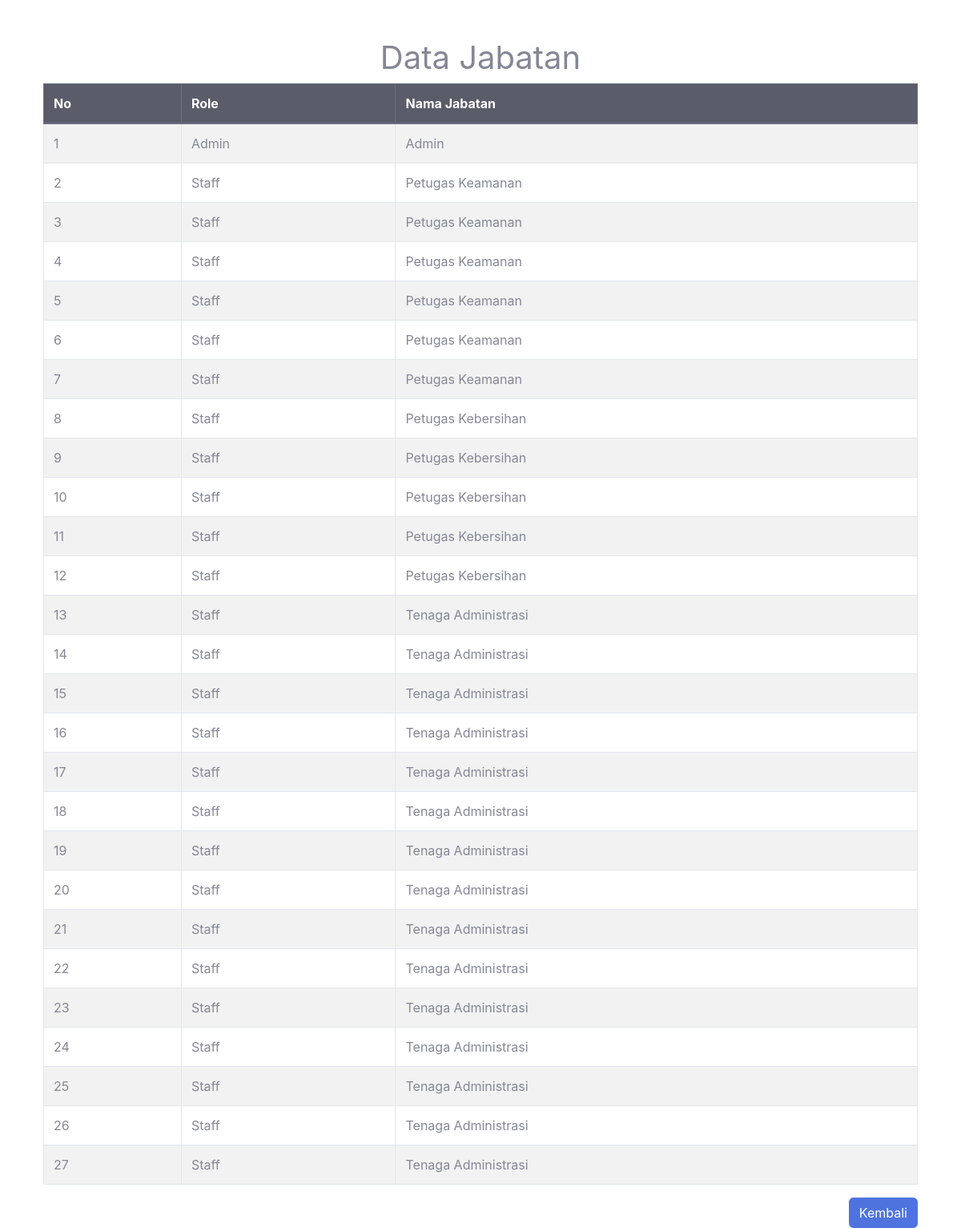
The page /job_title_view/ on the database its author committed.
### users/models.py (models this page shows)
class User(AbstractUser):
    ROLE_CHOICES = [
        ('admin', 'Admin'),
        ('staff', 'Staff'),
    ]
    role = models.CharField(max_length=10, choices=ROLE_CHOICES)
    job_title = models.CharField(
        max_length=30,
        choices=[
            ('Tenaga Administrasi', 'Tenaga Administrasi'),
            ('Petugas Kebersihan', 'Petugas Kebersihan'),
            ('Petugas Keamanan', 'Petugas Keamanan'),
            ('Admin', 'Admin'),
        ],
        blank=True,
        null=True,
    )
    profile_picture = models.ImageField(upload_to='profile_pictures/', blank=True, null=True)

### users/views.py (the view)
# urls.py: path('job_title_view/', views.job_title_view, name='job_title_view'),
def job_title_view(request):
    users = User.objects.all().order_by('role', 'job_title')  # Urutkan berdasarkan role dan job_title
    context = {
        'users': users,
    }
    return render(request, 'job_title_list.html', context)

### templates/job_title_list.html (shortened to what this page needs)
{% load static %}
<!DOCTYPE html>
<html lang="en">
<head>
    <link rel="stylesheet" href="{% static 'css/sb-admin-2.min.css' %}">
</head>
<body>
    <div class="container mt-5">
        <h1 class="text-center">Data Jabatan</h1>
        <table class="table table-bordered table-striped table-hover">
            <thead class="thead-dark">
                <tr>
                    <th>No</th>
                    <th>Role</th>
                    <th>Nama Jabatan</th>
                </tr>
            </thead>
            <tbody>
                {% for user in users %}
                <tr>
                    <td>{{ forloop.counter }}</td>
                    <td>{{ user.get_role_display }}</td>
                    <td>{{ user.job_title }}</td>
                </tr>
                {% endfor %}
            </tbody>
        </table>
        <div class="d-flex justify-content-end mt-3">
            <a href="{% url 'admin_dashboard' %}" class="btn btn-primary">Kembali</a>
        </div>
    </div>
</body>
</html>

### rows shown on the page
User: role "Admin", job_title "Admin"
User: role "Staff", job_title "Petugas Keamanan"
User: role "Staff", job_title "Petugas Keamanan"
User: role "Staff", job_title "Petugas Keamanan"
User: role "Staff", job_title "Petugas Keamanan"
User: role "Staff", job_title "Petugas Keamanan"
User: role "Staff", job_title "Petugas Keamanan"
User: role "Staff", job_title "Petugas Kebersihan"
User: role "Staff", job_title "Petugas Kebersihan"
User: role "Staff", job_title "Petugas Kebersihan"
User: role "Staff", job_title "Petugas Kebersihan"
User: role "Staff", job_title "Petugas Kebersihan"
User: role "Staff", job_title "Tenaga Administrasi"
User: role "Staff", job_title "Tenaga Administrasi"
User: role "Staff", job_title "Tenaga Administrasi"
User: role "Staff", job_title "Tenaga Administrasi"
User: role "Staff", job_title "Tenaga Administrasi"
User: role "Staff", job_title "Tenaga Administrasi"
User: role "Staff", job_title "Tenaga Administrasi"
User: role "Staff", job_title "Tenaga Administrasi"
User: role "Staff", job_title "Tenaga Administrasi"
User: role "Staff", job_title "Tenaga Administrasi"
User: role "Staff", job_title "Tenaga Administrasi"
User: role "Staff", job_title "Tenaga Administrasi"
User: role "Staff", job_title "Tenaga Administrasi"
User: role "Staff", job_title "Tenaga Administrasi"
User: role "Staff", job_title "Tenaga Administrasi"
